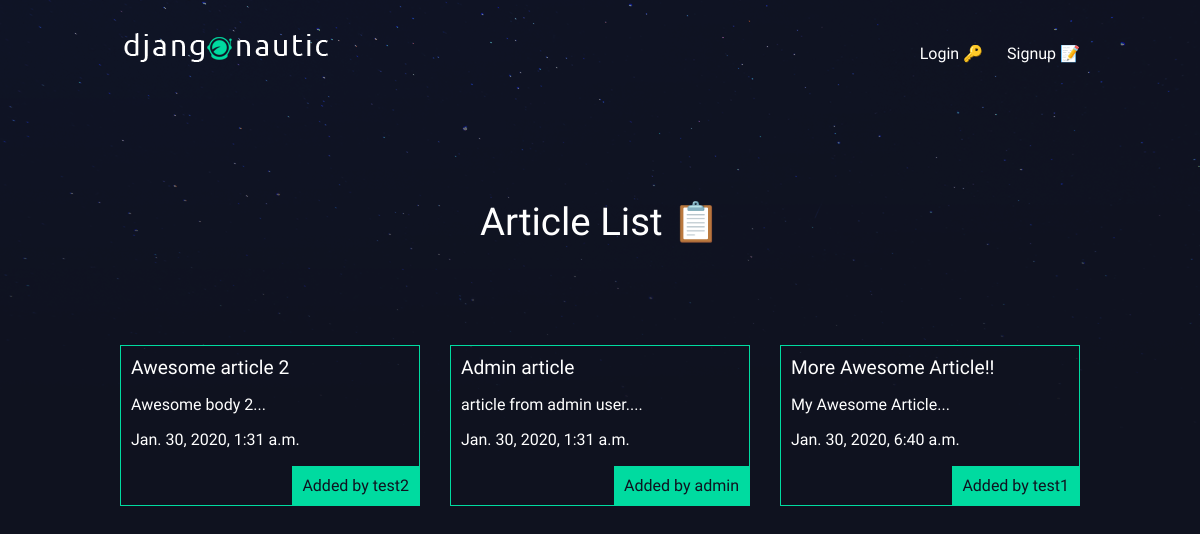
The app's page /articles/, older data.
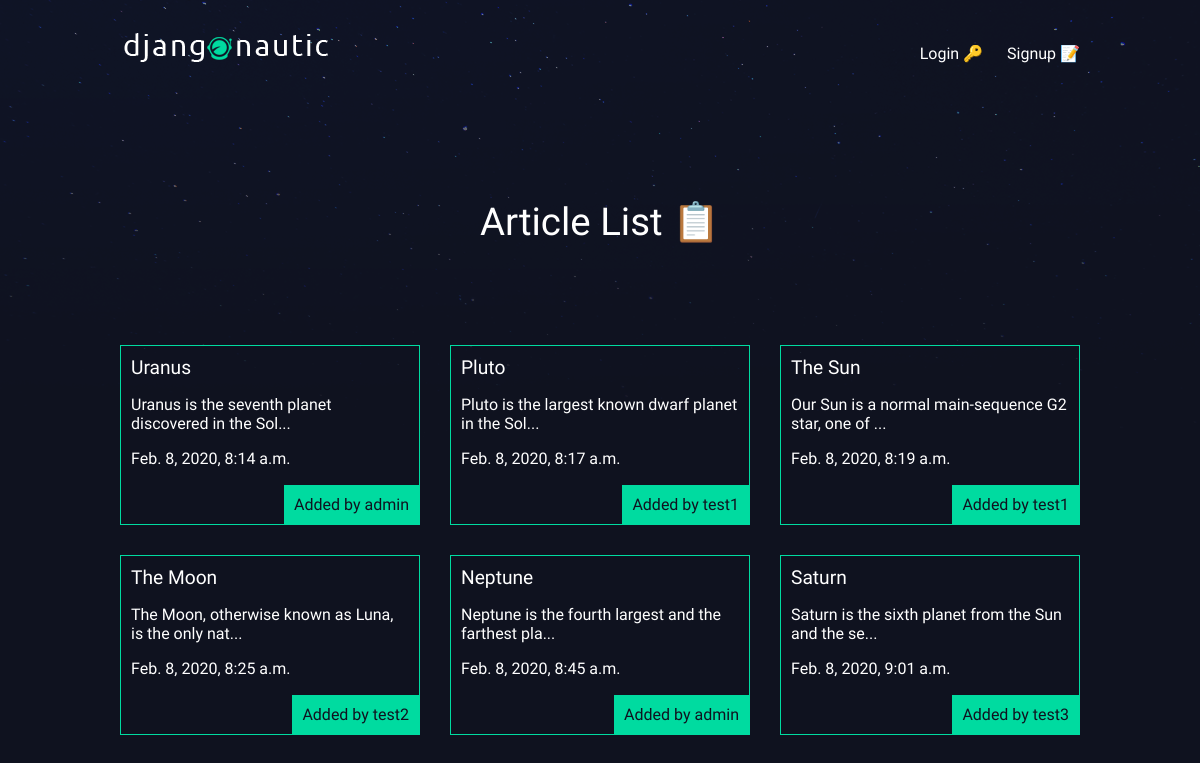
The same page, newer data.
### articles/models.py (models this page shows, shortened)
class Article(models.Model):
    title = models.CharField(max_length=100)
    slug = models.SlugField()
    body = models.TextField()
    date = models.DateTimeField(auto_now_add=True)
    thumb = models.ImageField(default='default.png', blank=True)
    author = models.ForeignKey(User, on_delete=models.CASCADE, default=None)
    def snippet(self):
        return self.body[:50] + "..."

### articles/views.py (the view)
# urls.py: path("", views.article_list, name="list"),
def article_list(request):
    if (request.method == 'POST'): # if user delete article
        delete_slug = request.POST.get("delete_slug")
        article = Article.objects.get(slug=delete_slug)
        article.delete()
    articles = Article.objects.all().order_by('date')
    return render(request, "article_list.html", {'articles' : articles})

### articles/templates/article_list.html (shortened to what this page needs)
{% extends 'base_layout.html' %}
{% block content %}
    <h1>Article List 📋</h1>
    <div class="articles">
        {% for article in articles %}
            <div class="article">
                <h2><a href="{% url 'articles:slug' slug=article.slug %}">{{ article.title }}</a></h2>
                <p>{{ article.snippet }}</p>
                <p>{{ article.date }}</p>
                <p class='author'>Added by {{ article.author.username }}</p>
            </div>
        {% endfor %}
    </div>
{% endblock %}

### templates/base_layout.html (shortened to what this page needs)
{% load static %}
<!DOCTYPE html>
    <html lang="en">
    <head>
        <link rel="stylesheet" href="{% static 'style.css' %}">
    </head>
    <body>
        <header class="wrapper">
            <h1><a href="{% url 'home' %}"><img src="{% static 'logo.png' %}"></a></h1>
            <nav>
                <ul>
                    {% if user.is_authenticated %}
                    <li>Signed in as {{ user.username }}</li>
                    <li>
                        <form class='logout-link' action="{% url 'accounts:logout' %}" method='post'>
                            {% csrf_token %}
                            <button type="submit">Logout</button>
                        </form>
                    </li>
                    <li><a href="{% url 'articles:create' %}" class='highlight'>New Article</a></li>
                    {% else %}
                    <li>
                        <a href="{% url 'accounts:login' %}">Login 🔑</a>
                    </li>
                    <li>
                        <a href="{% url 'accounts:signup' %}">Signup 📝</a>
                    </li>
                    {% endif %}
                </ul>
            </nav>
        </header>
        <div class="wrapper">
            {% block content %}
            {% endblock %}
        </div>
    </body>
</html>

### assets/style.css (style rules this page uses)
body { background-color: #0f121f; background-image: url("stars.png"); background-repeat: no-repeat; color: #fff; }
body * { font-family: 'Kanit', sans-serif; }
h1, h2, h3, h4, h5 { font-weight: normal; margin: 0; }
a, a:hover, a:visited { color: #fff; text-decoration: none; }
.wrapper { max-width: 960px; margin: 0 auto; }
div.wrapper > h1 { text-align: center; margin: 100px auto; font-size: 2.4em }
header { display: grid; grid-template-columns: 1fr 1fr; padding: 20px 0; }
nav { justify-self: end; }
nav li { display: inline-block; list-style-type: none; margin-left: 20px; }
.articles { display: grid; grid-template-columns: 1fr 1fr 1fr; grid-gap: 30px; }
.article { padding: 10px; border: 1px solid #00dba0; position: relative; padding-bottom: 40px; }
.article h2 { font-size: 1.2em; }
.article .author { padding: 10px; background: #00dba0; position: absolute; right: 0; bottom: 0; margin: 0; color: #0f121f; }

Row changes from the older to the newer data that the page shows:
removed Article: title "Awesome article 2", snippet "Awesome body 2...", date "Jan. 30, 2020, 1:31 a.m.", author.username "test2"
removed Article: title "Admin article", snippet "article from admin user....", date "Jan. 30, 2020, 1:31 a.m.", author.username "admin"
removed Article: title "More Awesome Article!!", snippet "My Awesome Article...", date "Jan. 30, 2020, 6:40 a.m.", author.username "test1"
added Article: title "Uranus", snippet "Uranus is the seventh planet discovered in the Sol...", date "Feb. 8, 2020, 8:14 a.m.", author.username "admin"
added Article: title "Pluto", snippet "Pluto is the largest known dwarf planet in the Sol...", date "Feb. 8, 2020, 8:17 a.m.", author.username "test1"
added Article: title "The Sun", snippet "Our Sun is a normal main-sequence G2 star, one of ...", date "Feb. 8, 2020, 8:19 a.m.", author.username "test1"
added Article: title "The Moon", snippet "The Moon, otherwise known as Luna, is the only nat...", date "Feb. 8, 2020, 8:25 a.m.", author.username "test2"
added Article: title "Neptune", snippet "Neptune is the fourth largest and the farthest pla...", date "Feb. 8, 2020, 8:45 a.m.", author.username "admin"
added Article: title "Saturn", snippet "Saturn is the sixth planet from the Sun and the se...", date "Feb. 8, 2020, 9:01 a.m.", author.username "test3"
